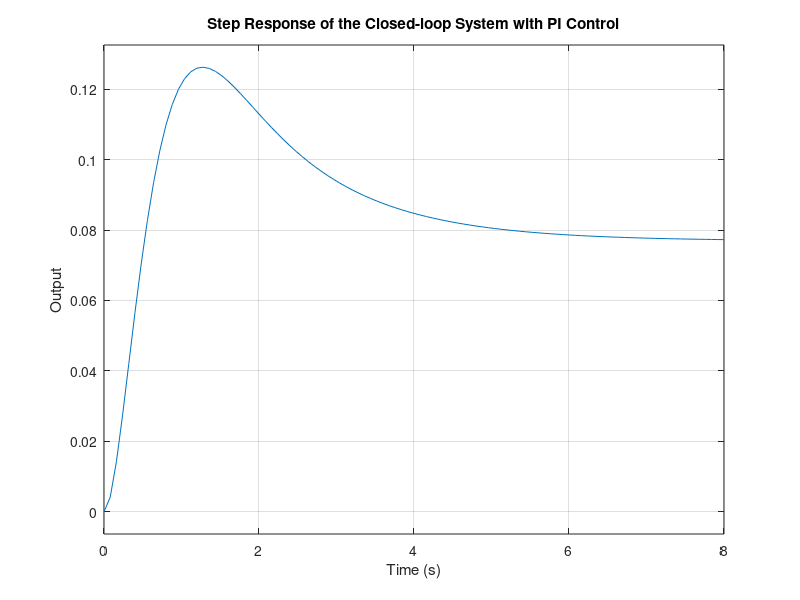

This figure's MATLAB source:
% Define the transfer function of the plant
num = [1];
den = [1, 6, 11, 6];
sys = tf(num,den);% Define the PI controller
kp = 0.5;
ki = 1.5;
ctrl = kp + tf([ki, 0], 1);% Close-loop transfer function
cl_tf = feedback(sys*ctrl, 1);% Step response of the closed-loop system
step(cl_tf);
title('Step Response of the Closed-loop System with PI Control');
xlabel('Time (s)');
ylabel('Output');